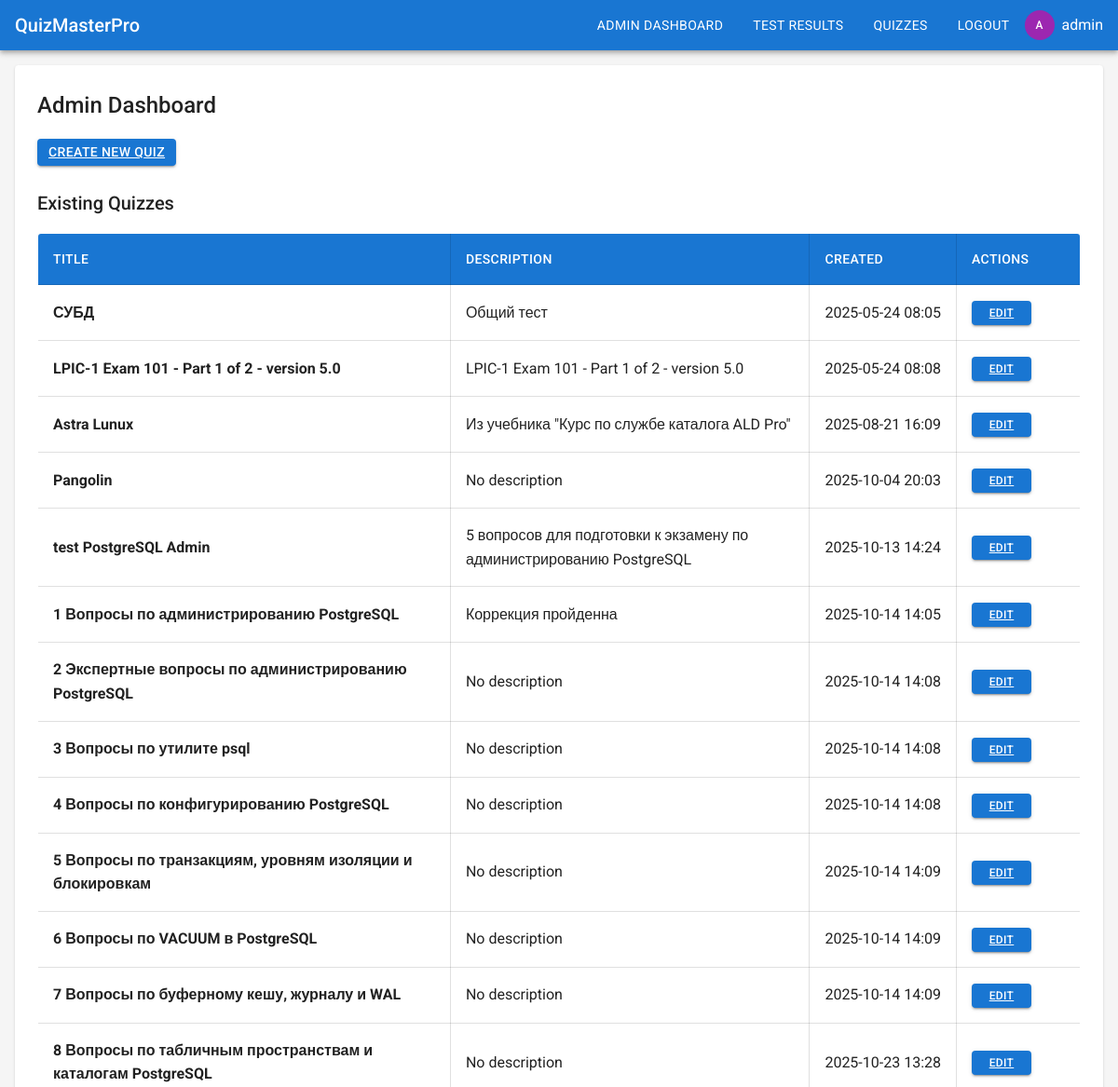
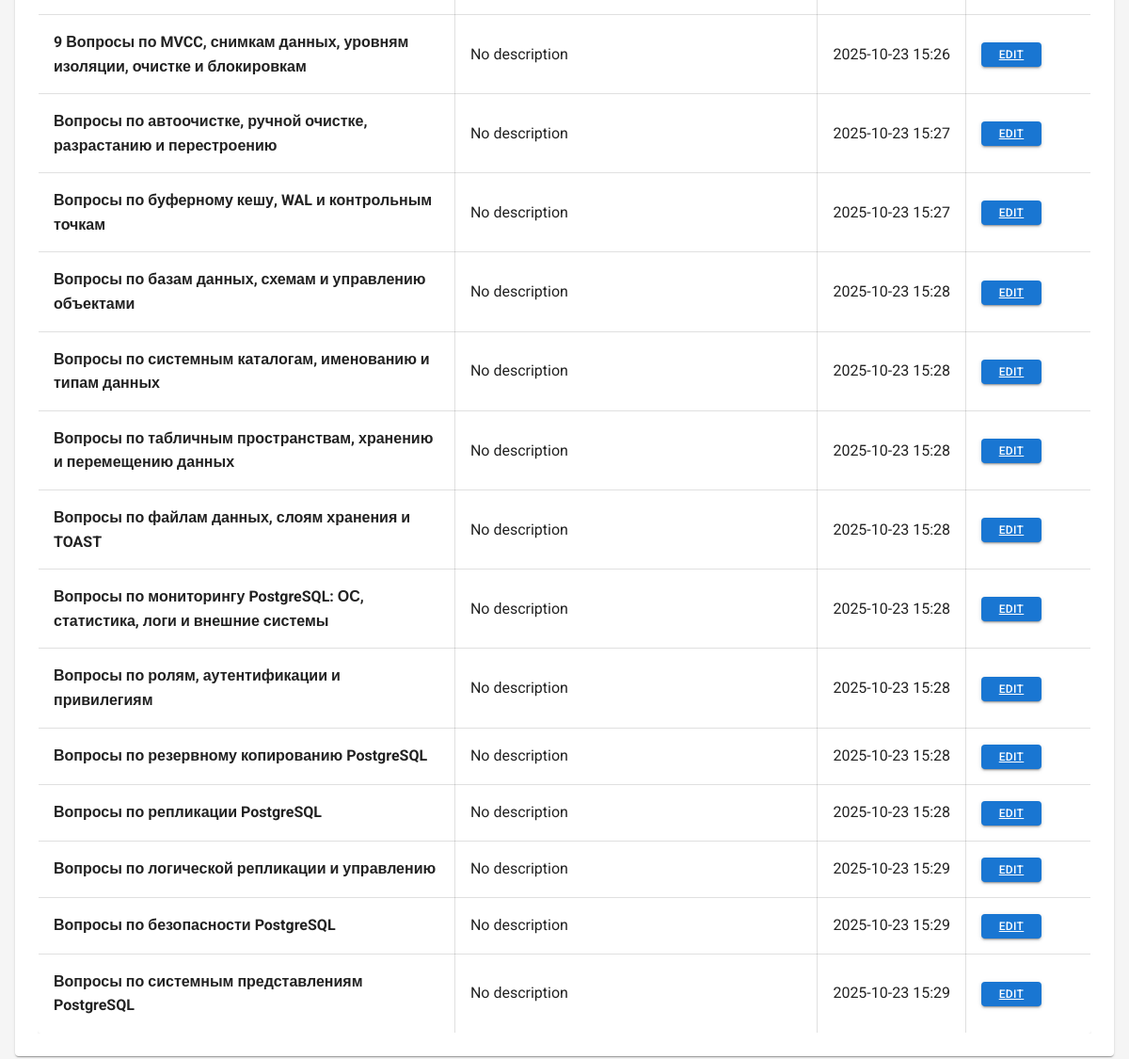
Page /admin (signed in) on the earlier database version (2 pictures, top to bottom).
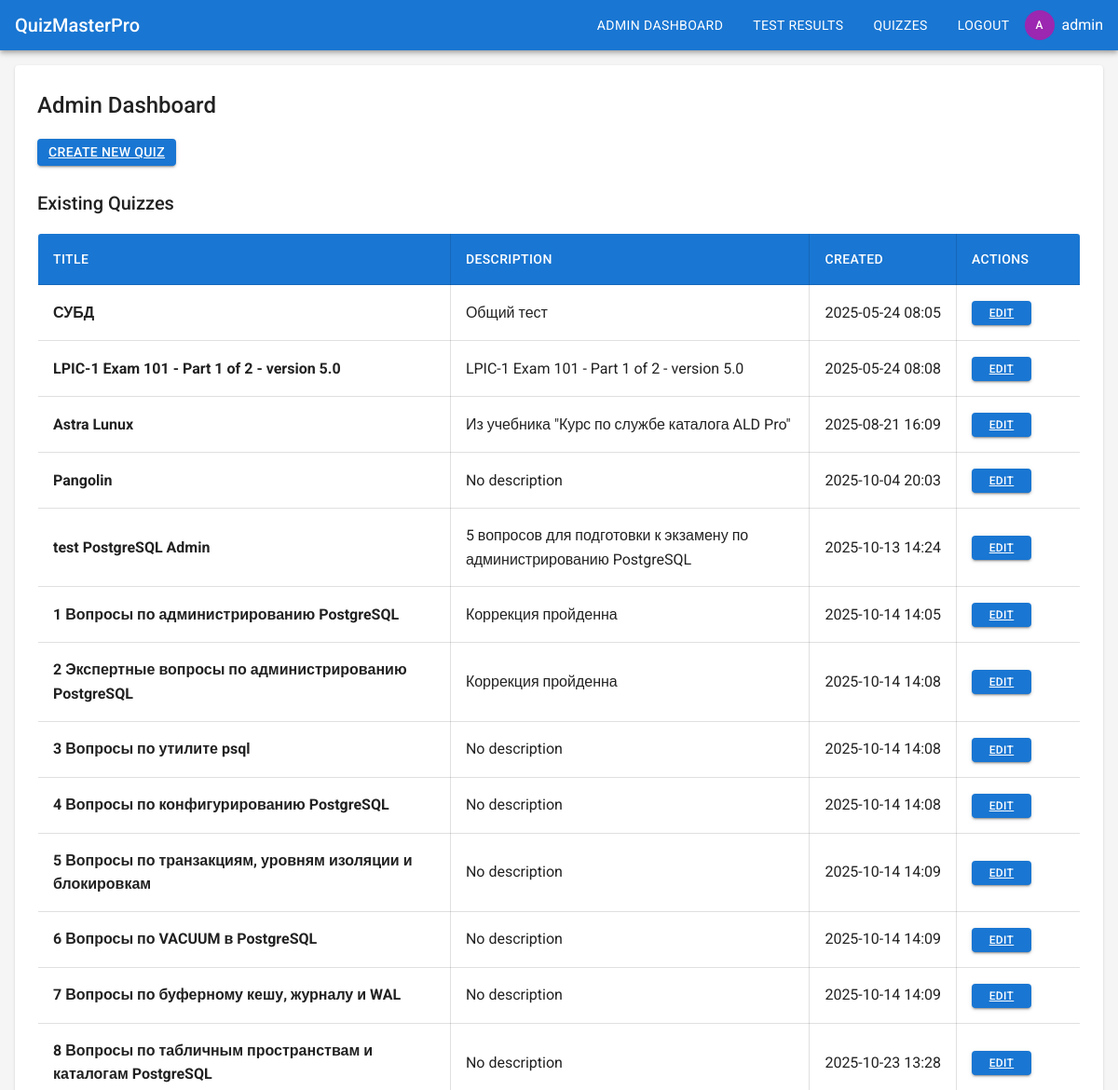
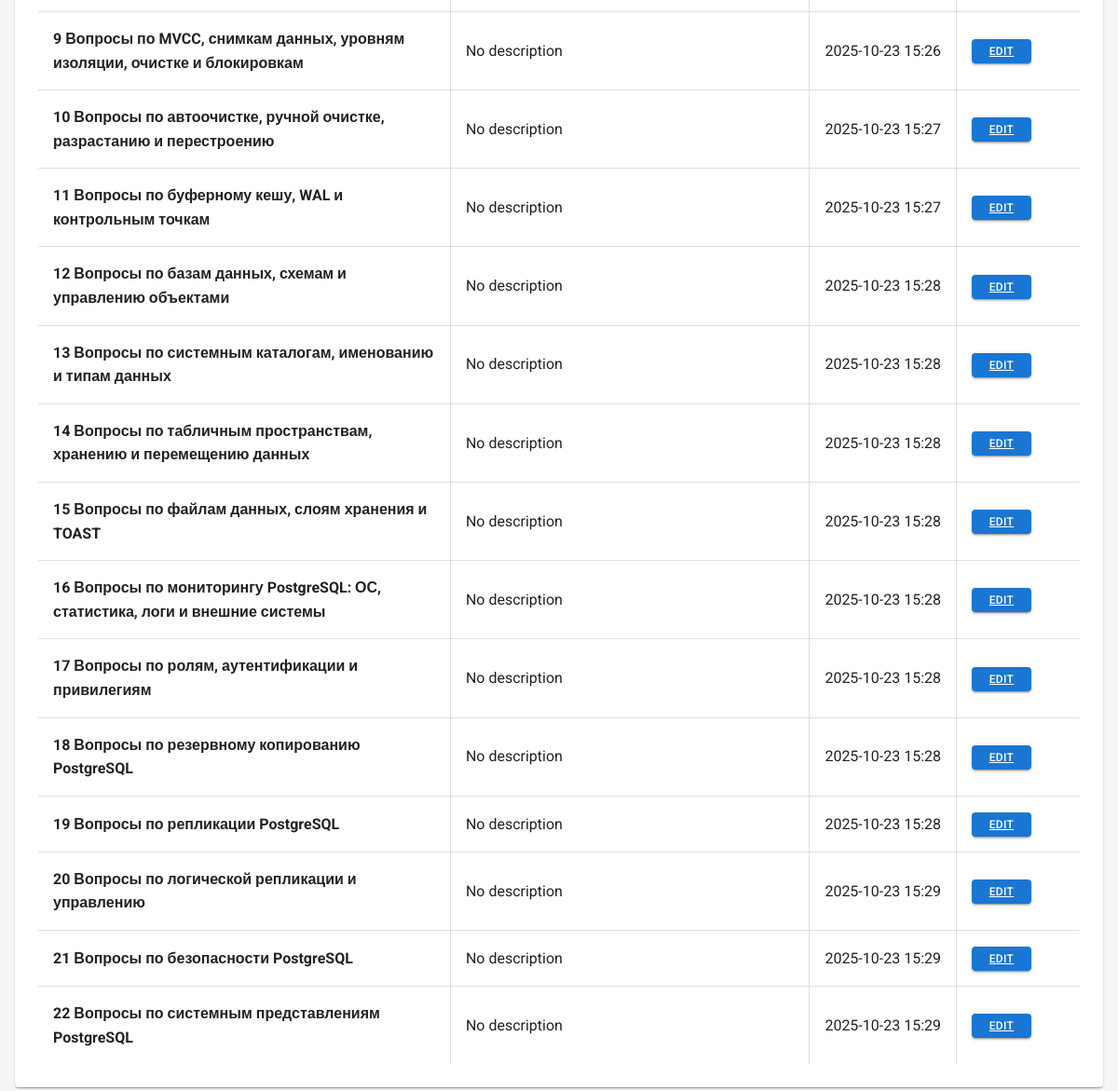
Same page on the later database version (2 pictures, top to bottom).
### app/models.py (models this page shows, shortened)
class Quiz(db.Model):
    id = db.Column(db.Integer, primary_key=True)
    title = db.Column(db.String(128), nullable=False)
    description = db.Column(db.Text)
    created_at = db.Column(db.DateTime, default=datetime.utcnow)
    created_by = db.Column(db.Integer, db.ForeignKey('user.id'))
    is_active = db.Column(db.Boolean, default=True)
    questions = db.relationship('Question', backref='quiz', lazy='dynamic', cascade='all, delete-orphan')

### app/routes/admin_routes.py (the view)
@admin_bp.route('/admin')
@admin_required
def dashboard():
    quizzes = Quiz.query.all()
    logger.info(f'Admin {current_user.username} accessed admin dashboard')
    return render_template('admin/dashboard.html', quizzes=quizzes)

### app/__init__.py (called while the page is built)
def create_app():
    app = Flask(__name__)
    app.config.from_object(Config)
    db.init_app(app)
    login_manager.init_app(app)
    login_manager.login_view = 'auth.login'
    from app.routes.main import main_bp
    from app.routes.auth_routes import auth_bp
    from app.routes.quiz_routes import quiz_bp
    from app.routes.admin_routes import admin_bp
    app.register_blueprint(main_bp)
    app.register_blueprint(auth_bp, url_prefix='/auth')
    app.register_blueprint(quiz_bp, url_prefix='/quizzes')
    app.register_blueprint(admin_bp)
    @login_manager.user_loader
    def load_user(user_id):
        from app.models import User
        return User.query.get(int(user_id))
    return app

### app/routes/admin_routes.py (called while the page is built)
def admin_required(f):
    @wraps(f)
    def decorated_function(*args, **kwargs):
        if not current_user.is_authenticated or not current_user.is_admin:
            logger.warning(f'Unauthorized access attempt by {current_user.username if current_user.is_authenticated else "anonymous"} to admin route')
            flash('Access denied. Admin privileges required.', 'error')
            return redirect(url_for('auth.login'))
        return f(*args, **kwargs)
    return decorated_function

### app/templates/admin/dashboard.html (shortened to what this page needs)
{% extends "base.html" %}
{% block content %}
<div class="card">
    <div class="card-content">
        <h2>Admin Dashboard</h2>
        <a href="{{ url_for('admin.create_quiz') }}" class="btn btn-primary mb-3">Create New Quiz</a>
        <h3>Existing Quizzes</h3>
        {% if quizzes %}
            <div class="table-responsive">
                <table class="table table-bordered table-hover">
                    <thead>
                        <tr>
                            <th>Title</th>
                            <th>Description</th>
                            <th style="white-space: nowrap;">Created</th>
                            <th style="min-width: 100px;">Actions</th>
                        </tr>
                    </thead>
                    <tbody>
                        {% for quiz in quizzes %}
                        <tr>
                            <td><strong>{{ quiz.title }}</strong></td>
                            <td>{{ quiz.description or 'No description' }}</td>
                            <td style="white-space: nowrap;">{{ quiz.created_at.strftime('%Y-%m-%d %H:%M') }}</td>
                            <td>
                                <a href="{{ url_for('admin.edit_quiz', quiz_id=quiz.id) }}" class="btn btn-primary btn-sm" style="white-space: nowrap;">Edit</a>
                            </td>
                        </tr>
                        {% endfor %}
                    </tbody>
                </table>
            </div>
        {% else %}
            <p>No quizzes available.</p>
        {% endif %}
    </div>
</div>
{% endblock %}

Differences in the rows shown:
changed Quiz "2 Экспертные вопросы по администрированию PostgreSQL": description "No description" → "Коррекция пройденна"
changed Quiz: title "Вопросы по автоочистке, ручной очистке, разрастанию и перестроению" → "10 Вопросы по автоочистке, ручной очистке, разрастанию и перестроению"
changed Quiz: title "Вопросы по буферному кешу, WAL и контрольным точкам" → "11 Вопросы по буферному кешу, WAL и контрольным точкам"
changed Quiz: title "Вопросы по базам данных, схемам и управлению объектами" → "12 Вопросы по базам данных, схемам и управлению объектами"
changed Quiz: title "Вопросы по системным каталогам, именованию и типам данных" → "13 Вопросы по системным каталогам, именованию и типам данных"
changed Quiz: title "Вопросы по табличным пространствам, хранению и перемещению данных" → "14 Вопросы по табличным пространствам, хранению и перемещению данных"
changed Quiz: title "Вопросы по файлам данных, слоям хранения и TOAST" → "15 Вопросы по файлам данных, слоям хранения и TOAST"
changed Quiz: title "Вопросы по мониторингу PostgreSQL: ОС, статистика, логи и внешние системы" → "16 Вопросы по мониторингу PostgreSQL: ОС, статистика, логи и внешние системы"
changed Quiz: title "Вопросы по ролям, аутентификации и привилегиям" → "17 Вопросы по ролям, аутентификации и привилегиям"
changed Quiz: title "Вопросы по резервному копированию PostgreSQL" → "18 Вопросы по резервному копированию PostgreSQL"
changed Quiz: title "Вопросы по репликации PostgreSQL" → "19 Вопросы по репликации PostgreSQL"
changed Quiz: title "Вопросы по логической репликации и управлению" → "20 Вопросы по логической репликации и управлению"
changed Quiz: title "Вопросы по безопасности PostgreSQL" → "21 Вопросы по безопасности PostgreSQL"
changed Quiz: title "Вопросы по системным представлениям PostgreSQL" → "22 Вопросы по системным представлениям PostgreSQL"
